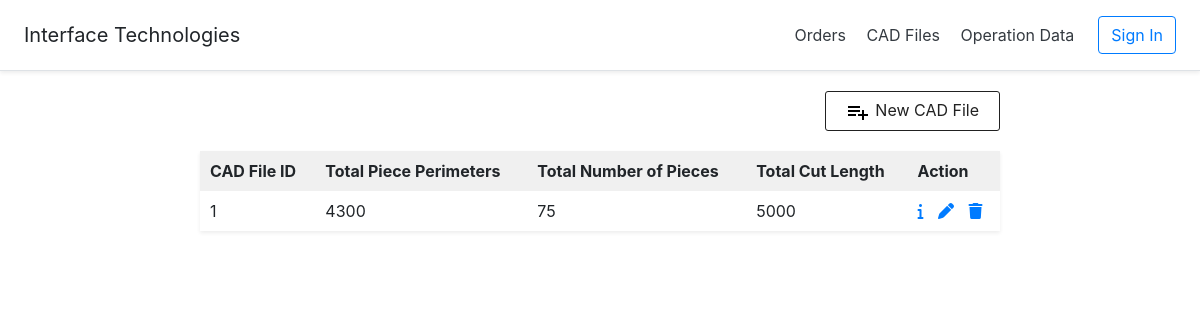
Page /index.php?action=cad_files on the committed database.
### tables this page shows
CREATE TABLE CAD_FILE
(
    id INT NOT NULL PRIMARY KEY AUTO_INCREMENT,
    TCP1 int,      
    TCP2 int,   
    TCL int
);

### controllers/DBController.php (called while the page is built, shortened)
<?php
class DBController {
    private $host = "localhost";
    private $user = "root";
    private $password = "";
    private $database = "cutroom_db";
    private $conn;
    function __construct() {
        $this->conn = $this->connectDB();
    }
    function connectDB() {
        $conn = mysqli_connect($this->host,$this->user,$this->password,$this->database);
        return $conn;
    }
    function runBaseQuery($query) {
        $result = $this->conn->query($query);
            if ($result->num_rows > 0) {
                while($row = $result->fetch_assoc()) {
                    $resultset[] = $row;
                }
            }
        if(!empty($resultset)) {
            return $resultset;
        }
    }
}
?>

### controllers/cad_file.php (called while the page is built, shortened)
<?php
require_once 'DBController.php';
class CAD_File {
    private $db_handle;
    function __construct() {
        $this->db_handle = new DBController();
    }
    function getAllCadFiles() {
        $sql = "SELECT * FROM CAD_FILE ORDER BY id";
        $result = $this->db_handle->runBaseQuery($sql);
        return $result;
    }
}
?>

### views/cad_files.php (the view, shortened to what this page needs)
<?php require_once "header.php"; ?>
    <div id="container">
    <div style="text-align: right; margin: 20px 0px 10px;">
        <a id="btnAddAction" href="index.php?action=cad_file-add"><img src="views/image/icon-add.png" />New CAD File</a>
    </div>
    <div id="toys-grid" class="shadow-sm">
        <?php
        if (empty($result)) {
            echo "<p style='text-align: center;'><em>No CAD files were found in the database.</em></p>";
        } else {
        ?>
        <table cellpadding="10" cellspacing="1">
            <thead>
                <tr>
                    <th>CAD File ID</th>
                    <th>Total Piece Perimeters</th>
                    <th>Total Number of Pieces</th>
                    <th>Total Cut Length</th>
                    <th>Action</th>
                </tr>
            </thead>
            <tbody>
                    <?php
                    if (! empty($result)) {
                        foreach ($result as $k => $v) {
                            ?>
          <tr>
                    <td><?php echo $result[$k]["id"]; ?></td>
                    <td><?php echo $result[$k]["TCP1"]; ?></td>
                    <td><?php echo $result[$k]["TCP2"]; ?></td>
                    <td><?php echo $result[$k]["TCL"]; ?></td>
                    <td><a class="btnReadAction"
                        href="index.php?action=cad_file-read&id=<?php echo $result[$k]["id"]; ?>">
                        <span class="fas fa-info"></span>
                        </a>
                        <a class="btnEditAction"
                        href="index.php?action=cad_file-edit&id=<?php echo $result[$k]["id"]; ?>">
                        <span class="fas fa-pen"></span>
                        </a>
                        <a class="btnDeleteAction"
                        href="index.php?action=cad_file-delete&id=<?php echo $result[$k]["id"]; ?>">
                        <span class="fas fa-trash"></span>
                        </a>
                    </td>
                </tr>
                    <?php
                        }
                    }
                    ?>
        </table>
        <?php
        }
        ?>
    </div>
    </div>
</body>
</html>

### views/css/style.css (style rules this page uses)
body { font-family: Arial; color: #212121; margin: auto; }
#container { margin: auto; width: 800px; }
#toys-grid { margin-bottom: 30px; }
#toys-grid table { width: 100%; background-color: #F0F0F0; }
#toys-grid table td { background-color: #FFFFFF; }
.btnReadAction { cursor: pointer; text-decoration: none; margin-right: 10px; }
.btnEditAction { cursor: pointer; text-decoration: none; margin-right: 10px; }
.btnDeleteAction { cursor: pointer; }
#btnAddAction { padding: 6px 20px; color: #212121; text-decoration: none; border-radius: 3px; cursor: pointer; border: #212121 1px solid; margin-bottom: 10px; display: inline-block; }
#btnAddAction img { margin-right: 5px; vertical-align: middle; }

### rows in the picture
cad_file: id "1", TCP1 "4300", TCP2 "75", TCL "5000"
